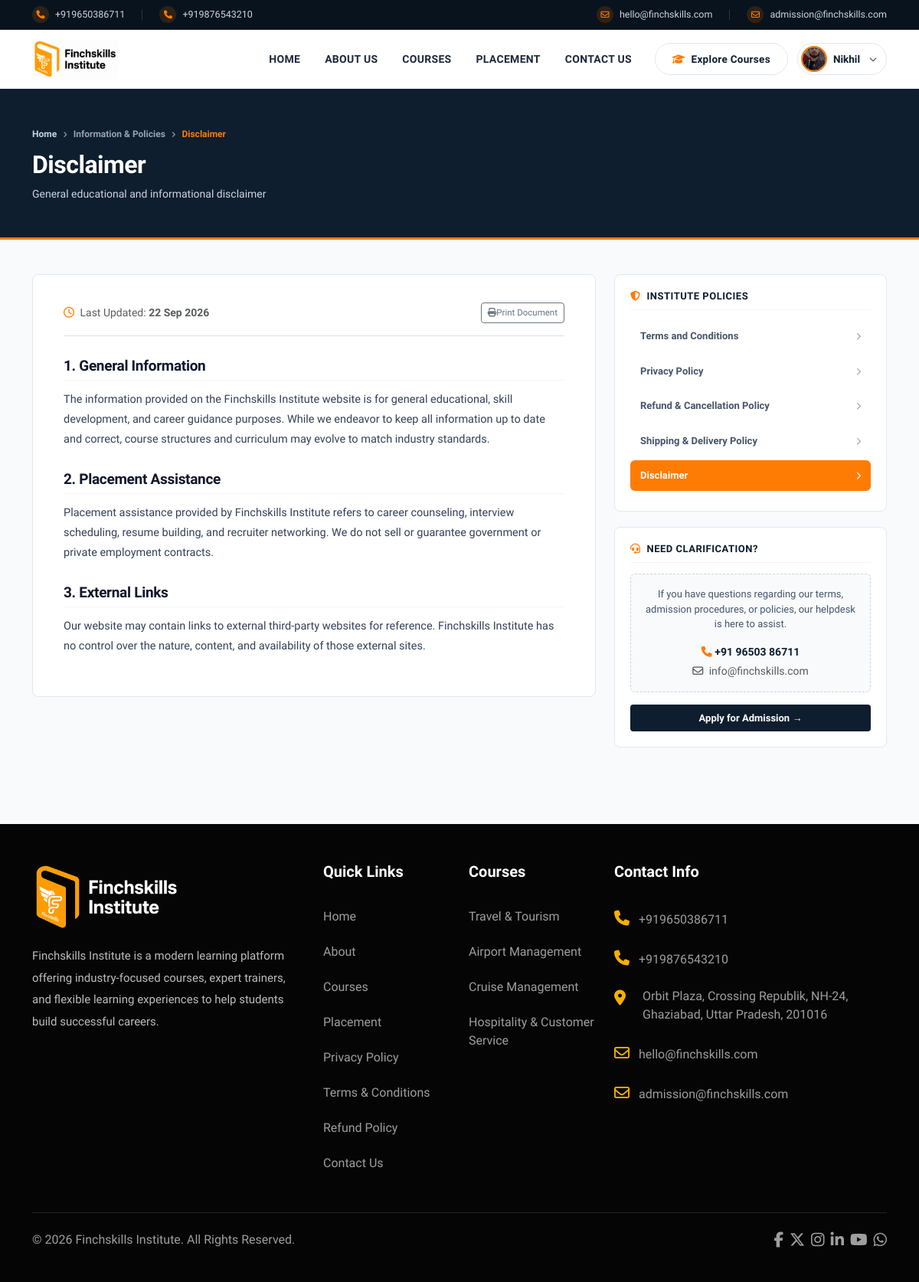
Screenshot of /disclaimer.php (signed in) with the database file from the repository.
### tables this page shows
CREATE TABLE `site_pages` (
  `id` int NOT NULL AUTO_INCREMENT,
  `slug` varchar(100) NOT NULL,
  `title` varchar(255) NOT NULL,
  `subtitle` varchar(255) DEFAULT NULL,
  `content` longtext NOT NULL,
  `meta_title` varchar(255) DEFAULT NULL,
  `meta_description` text,
  `status` enum('active','inactive') DEFAULT 'active',
  `is_system` tinyint(1) DEFAULT '0',
  `updated_at` timestamp NULL DEFAULT CURRENT_TIMESTAMP ON UPDATE CURRENT_TIMESTAMP,
  `created_at` timestamp NULL DEFAULT CURRENT_TIMESTAMP,
  PRIMARY KEY (`id`),
  UNIQUE KEY `slug` (`slug`)
);

### disclaimer.php (called while the page is built, shortened)
<?php
require_once __DIR__ . '/page.php';

### page.php (the view, shortened to what this page needs)
<?php
require_once __DIR__ . '/db.php';
$slug = trim($_GET['slug'] ?? 'terms-conditions');
$stmt = $pdo->prepare("SELECT * FROM site_pages WHERE slug = ? LIMIT 1");
$stmt->execute([$slug]);
$page = $stmt->fetch(PDO::FETCH_ASSOC);
    ?>
    <?php
$all_pages_stmt = $pdo->query("SELECT slug, title, is_system FROM site_pages WHERE status = 'active' ORDER BY is_system DESC, id ASC");
$sidebar_pages = $all_pages_stmt->fetchAll(PDO::FETCH_ASSOC);
include "header.php";
?>
<div class="policy-hero-banner">
    <div class="container">
        <div class="policy-breadcrumbs">
            <a href="index.php">Home</a>
            <i class="fa-solid fa-angle-right" style="font-size:9px;"></i>
            <span>Information &amp; Policies</span>
            <i class="fa-solid fa-angle-right" style="font-size:9px;"></i>
            <span style="color:#fe7c03;"><?= htmlspecialchars($page['title']) ?></span>
        </div>
        <h1 class="policy-hero-title"><?= htmlspecialchars($page['title']) ?></h1>
        <?php if (!empty($page['subtitle'])): ?>
            <p class="policy-hero-subtitle"><?= htmlspecialchars($page['subtitle']) ?></p>
        <?php endif; ?>
    </div>
</div>
<section class="policy-body-section">
    <div class="container">
        <div class="row g-4">
            <div class="col-lg-8">
                <div class="policy-content-card">
                    <div class="d-flex align-items-center justify-content-between pb-3 mb-4 border-bottom">
                        <span class="text-muted small">
                            <i class="fa-regular fa-clock me-1 text-warning" style="color:#fe7c03 !important;"></i> Last Updated: <strong><?= date('d M Y', strtotime($page['updated_at'] ?? $page['created_at'])) ?></strong>
                        </span>
                        <button type="button" onclick="window.print()" class="btn btn-sm btn-outline-secondary d-none d-sm-inline-flex align-items-center gap-1.5" style="border-radius:4px; font-size:11.5px;">
                            <i class="fa-solid fa-print"></i> Print Document
                        </button>
                    </div>
                    <div class="rich-policy-content">
                        <?= $page['content'] ?>
                    </div>
                </div>
            </div>
            <div class="col-lg-4">
                <div class="policy-sidebar-card">
                    <h4 class="sidebar-title">
                        <i class="fa-solid fa-shield-halved text-[#fe7c03]" style="color:#fe7c03;"></i>
                        <span>Institute Policies</span>
                    </h4>
                    <ul class="sidebar-nav-list">
                        <?php foreach ($sidebar_pages as $sp): ?>
                            <?php $is_curr = ($sp['slug'] === $page['slug']); ?>
                            <li>
                                <a href="page.php?slug=<?= urlencode($sp['slug']) ?>" class="sidebar-nav-link <?= $is_curr ? 'active' : '' ?>">
                                    <span><?= htmlspecialchars($sp['title']) ?></span>
                                    <i class="fa-solid fa-chevron-right" style="font-size:10px; opacity: <?= $is_curr ? '1' : '0.5' ?>;"></i>
                                </a>
                            </li>
                        <?php endforeach; ?>
                    </ul>
                </div>
                <div class="policy-sidebar-card">
                    <h4 class="sidebar-title">
                        <i class="fa-solid fa-headset text-[#fe7c03]" style="color:#fe7c03;"></i>
                        <span>Need Clarification?</span>
                    </h4>
                    <div class="help-box">
                        <p class="small text-slate-600 mb-3" style="font-size:13px; color:#475569;">
                            If you have questions regarding our terms, admission procedures, or policies, our helpdesk is here to assist.
                        </p>
                        <a href="tel:+919650386711" class="d-block fw-bold text-dark mb-1 text-decoration-none" style="font-size:14px;">
                            <i class="fa-solid fa-phone text-warning me-1.5" style="color:#fe7c03 !important;"></i> +91 96503 86711
                        </a>
                        <a href="mailto:info@finchskills.com" class="small text-muted text-decoration-none d-block">
                            <i class="fa-regular fa-envelope me-1"></i> info@finchskills.com
                        </a>
                    </div>
                    <div class="mt-3">
                        <a href="form-submission.php" class="btn w-100 text-white fw-bold py-2" style="background:#0e1e2e; border:none; border-radius:4px; font-size:13px;">
                            Apply for Admission &rarr;
                        </a>
                    </div>
                </div>
            </div>
        </div>
    </div>
</section>
<?php include "footer.php"; ?>

### rows the page displays
site_pages: title "Disclaimer", subtitle "General educational and informational disclaimer", updated_at "22 Sep 2026", content "1. General Information The information provided on the Finchskills Institute website is for general educational, skill development, and career guidance purposes. While we endeavor to keep all information up to date and correct, course structures and curriculum may evolve to match industry standards. 2. Placement Assistance Placement assistance provided by Finchskills Institute refers to career counseling, interview scheduling, resume building, and recruiter networking. We do not sell or guarantee government or private employment contracts. 3. External Links Our website may contain links to external third-party websites for reference. Finchskills Institute has no control over the nature,…"
site_pages: title "Terms and Conditions"
site_pages: title "Privacy Policy"
site_pages: title "Refund & Cancellation Policy"
site_pages: title "Shipping & Delivery Policy"

### other values shown
$site_phone_1 "+919650386711"
$site_phone_2 "+919876543210"
$site_email_1 "hello@finchskills.com"
$site_email_2 "admission@finchskills.com"
explode(' ', trim($studentName))[0] "Nikhil"
